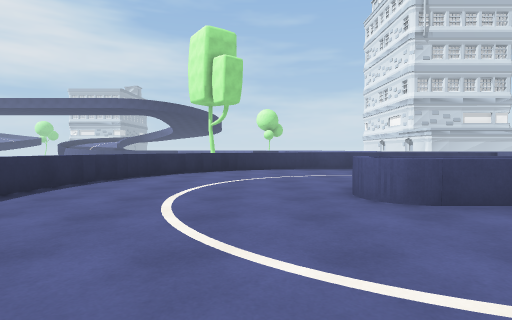
View 1 (above)

16 first-person views from a walk through a scene from a Unity 3-D project. The camera is 1.2 m above the floor, tilts 2° down and sees 80° across. The floor is counted in squares, 2 m on a side. Each view is taken from the middle of a square. On the plan, view 1 faces up. The plan holds only what a view shows up to about 9 squares ahead; the rest is blank. The place goes on beyond the plan. The player character is not drawn. Some animated figures are not drawn.

View 2
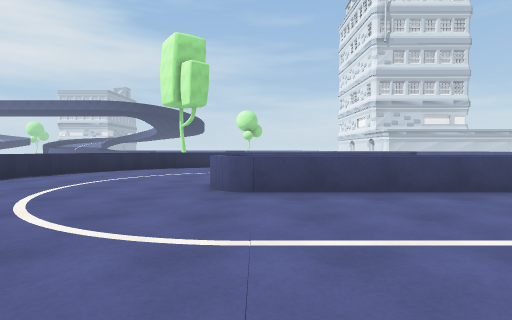

View 3
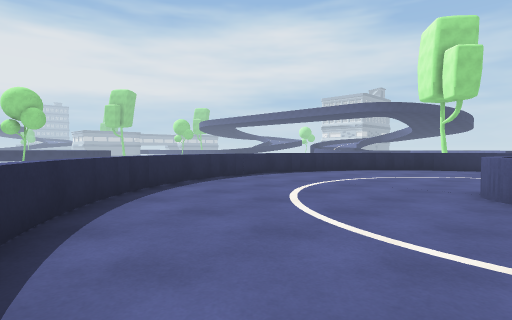

View 4
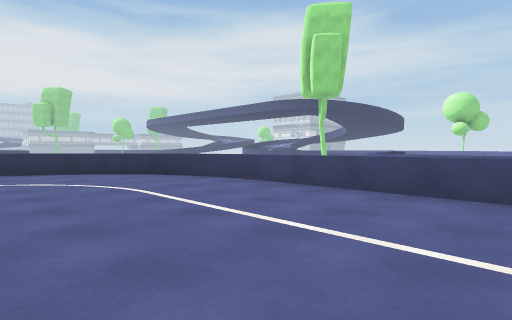

View 5
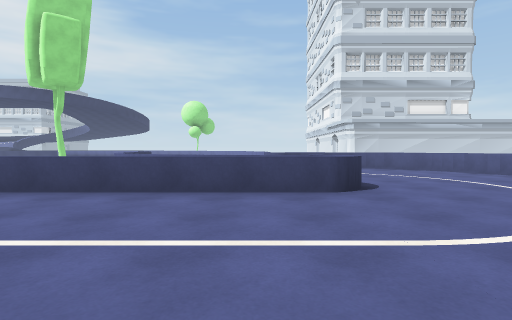

View 6
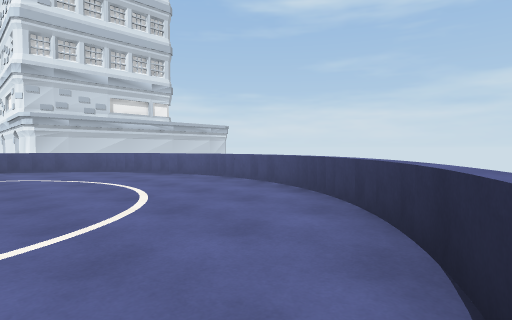

View 7
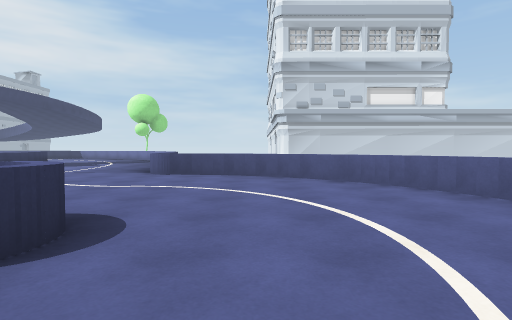

View 8
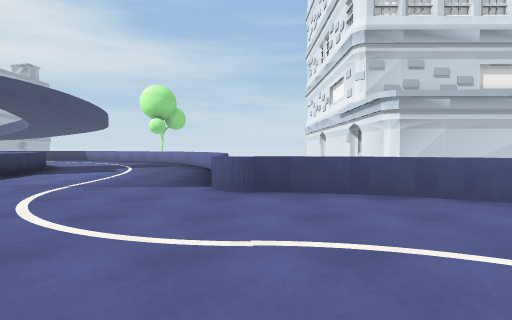

View 9
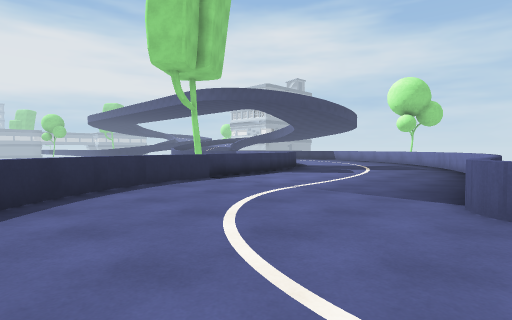

View 10
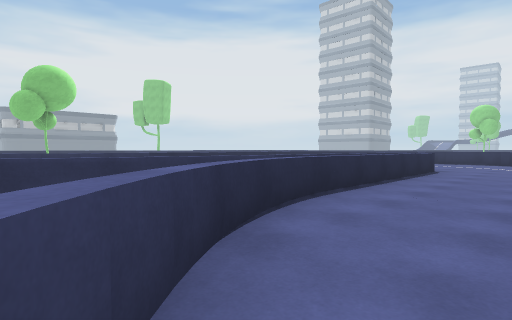

View 11
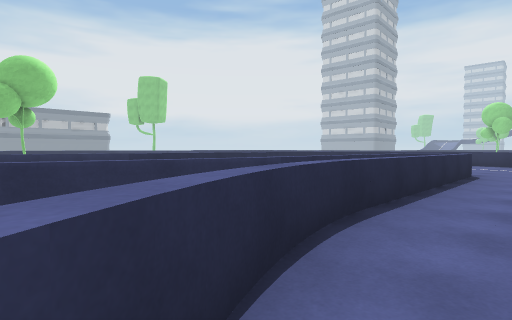

View 12
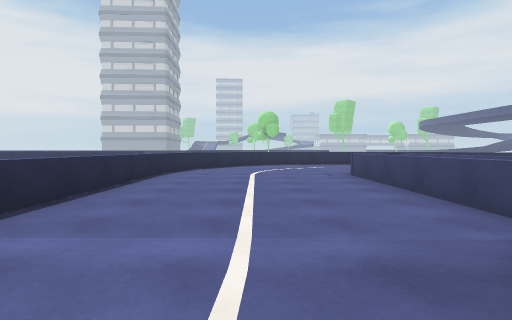

View 13
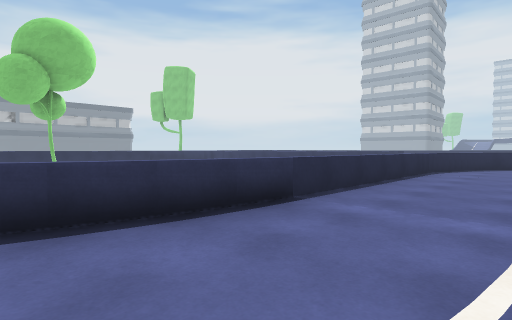

View 14
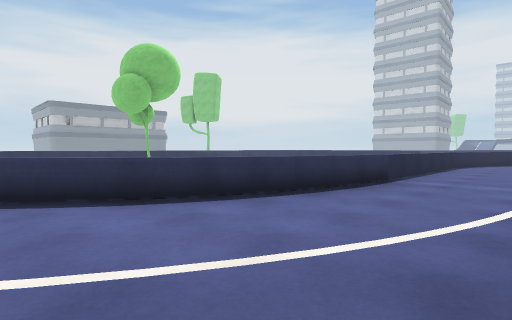

View 15
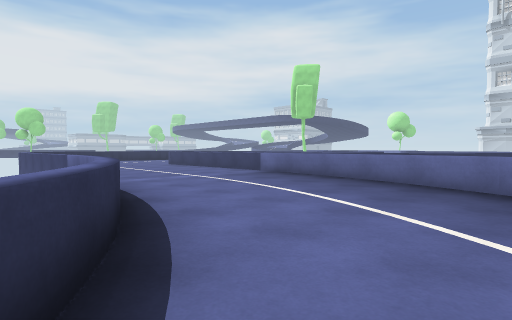

View 16
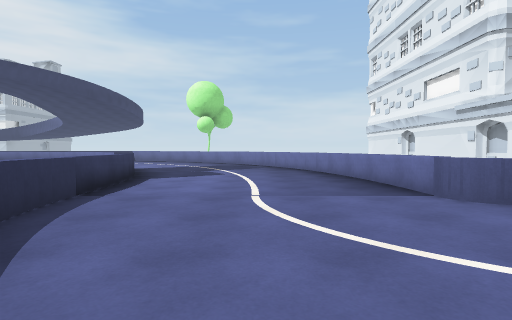

### Floor plan
Key: @ floor where view 1 was taken; # wall or solid block; . floor; = window, fence, low wall or low ledge.
Columns run from 4 left of view 1 to 13 right of it. Each row starts with its distance up from view 1.
 18      =....=#
 17      =.....#
 16      #.....##
 15      #......===#
 14      #=........=#
 13       =.........=
 12       #=........=
 11        #==......=#
 10      ##  ##=.....#
  9   #===..........=#
  8  #=.............=
  7  =..............=
  6 #=.............=#
  5 #............==#
  4 #.....======###
  3 #...........=====#
  2 #=...............=
  1  =................
  0  #=.@.............
 -1   #==.............
 -2     ##=========...
 -3               #==.
 -4                 #=

Positions as (right, up) in squares from view 1, and headings:
1: (0, 0), facing up
2: (2, -1), facing up
3: (2, -1), facing up-left
4: (6, 5), facing up-left
5: (6, 5), facing up
6: (8, 5), facing up-right
7: (9, 8), facing up
8: (7, 11), facing up
9: (7, 12), facing up-left
10: (11, 7), facing down-left
11: (10, 6), facing down-left
12: (9, 1), facing left
13: (10, 1), facing down-left
14: (13, 1), facing down-left
15: (13, -3), facing up-left
16: (4, 12), facing up
